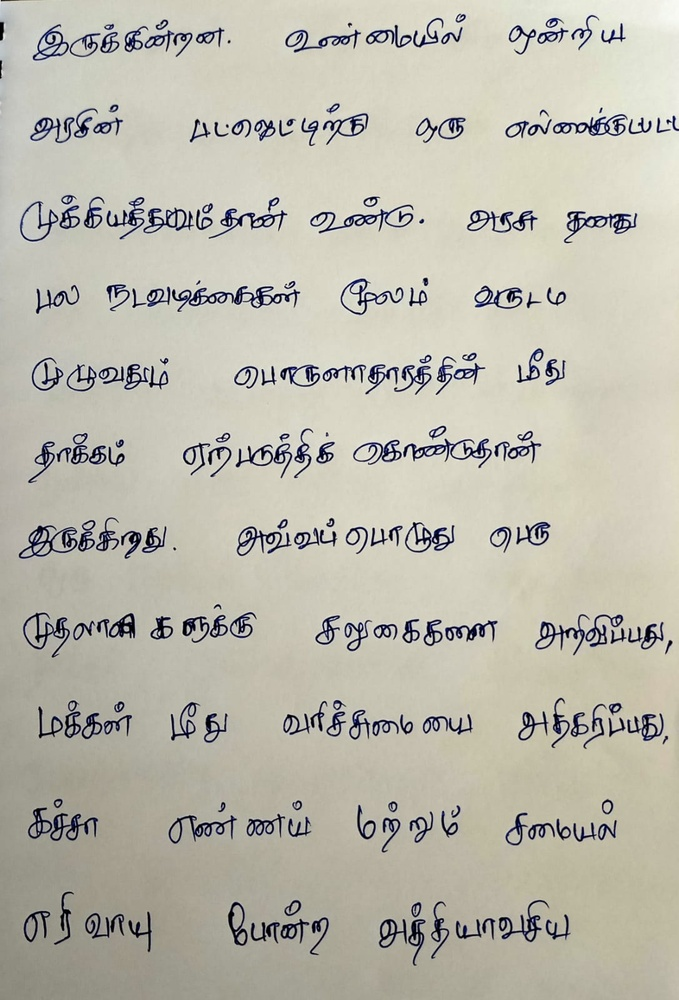
#> input picture input/i1.jpeg, 679 x 1000 px, shrunk from 1087 x 1600 before the run, found by its file name; its folder holds only this picture in this run
$ python preprocessing_with_display.py
#> lines starting #> are read from the running program, lines starting #| are printed output that depends on the picture; after the words box and inside, x2 and y2 are one past the last pixel; in counts of white or black regions, pixels touching at a corner belong together
# Python 3
# packages
from PIL import Image, ImageEnhance
import os
import cv2

in_path = os.getcwd() + "/input"

if os.path.exists(in_path):
    in_list = os.listdir(in_path)
    if len(in_list) == 0:
        print("Note: Please add some image files for preprocessing")
    else:
        os.makedirs(os.getcwd() + '/preprocessed/', exist_ok=True)
        # output directory creation
        os.makedirs(os.getcwd() + '/cropped/', exist_ok=True)
        for img in in_list:
            with Image.open(os.getcwd() + "/input/" + img) as im:
#> im is the input picture: PIL image 679x1000 RGB; mean R, G, B 188.6, 186, 173.3
                print("[+] Preprocessing started...")
                # convert into grayscale
                grayscaleImg = im.convert("L")

                # image contrast enhancer
                enhancer = ImageEnhance.Contrast(grayscaleImg)

                factor = 1.5  # increase contrast
                contrastImg = enhancer.enhance(factor)
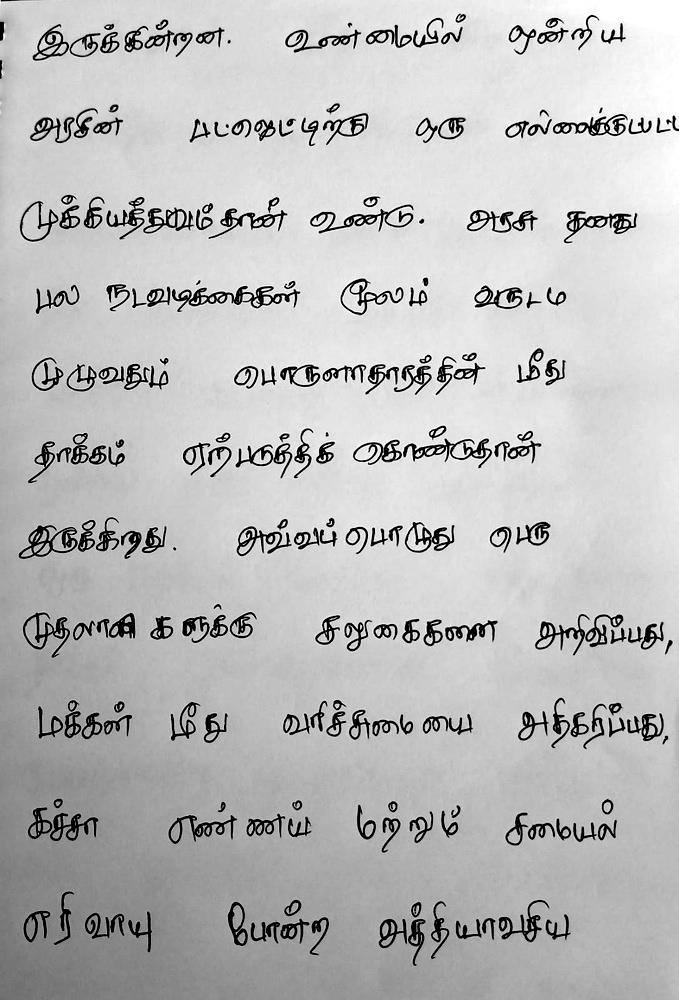
#> contrastImg: PIL image 679x1000 L; min 0, max 255, mean 187.6

                # image brightness enhancer
                enhancer = ImageEnhance.Brightness(contrastImg)

                factor = 2  # increase Brightness
                im_output = enhancer.enhance(factor)
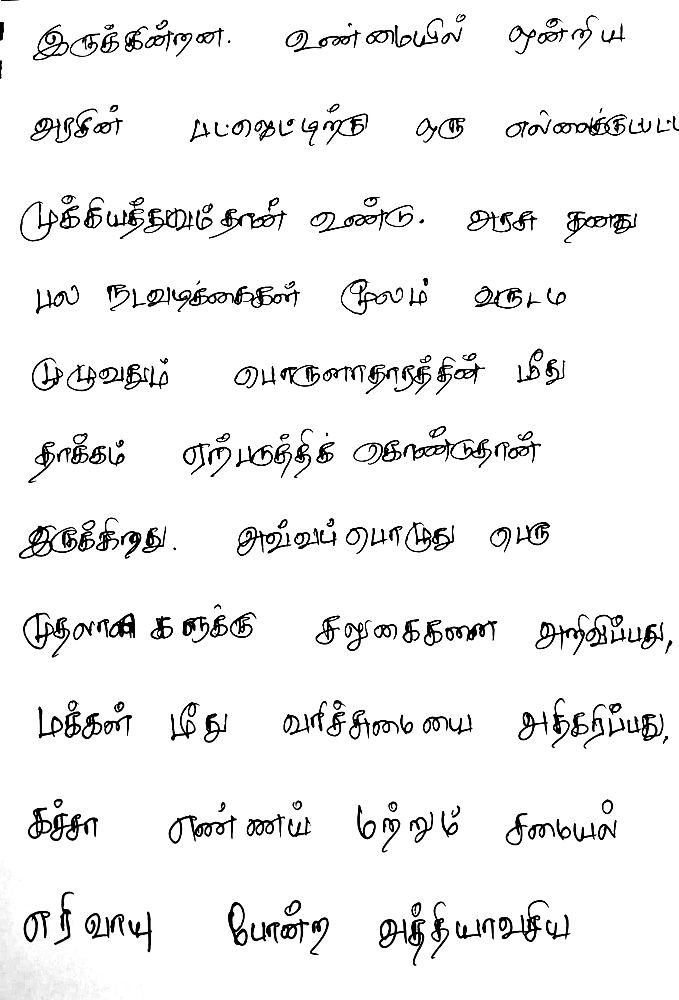
#> im_output: PIL image 679x1000 L; min 0, max 255, mean 240.7

                # Save the processed image
                im_output.save(os.getcwd() + '/preprocessed/' + img)
                print("[+] Preprocessing completed")

                # Display the preprocessed image
                preprocessed_image = Image.open(os.getcwd() + '/preprocessed/' + img)
                preprocessed_image.show()

                im_ap = cv2.imread(os.getcwd() + '/preprocessed/' + img)
#> im_ap: shape (1000, 679, 3); min 0, max 255, mean 240.3

                # Convert to grayscale
                gray = cv2.cvtColor(im_ap, cv2.COLOR_BGR2GRAY)

                # Apply binary thresholding
                ret, thresh = cv2.threshold(
                    gray, 0, 255, cv2.THRESH_OTSU | cv2.THRESH_BINARY_INV)
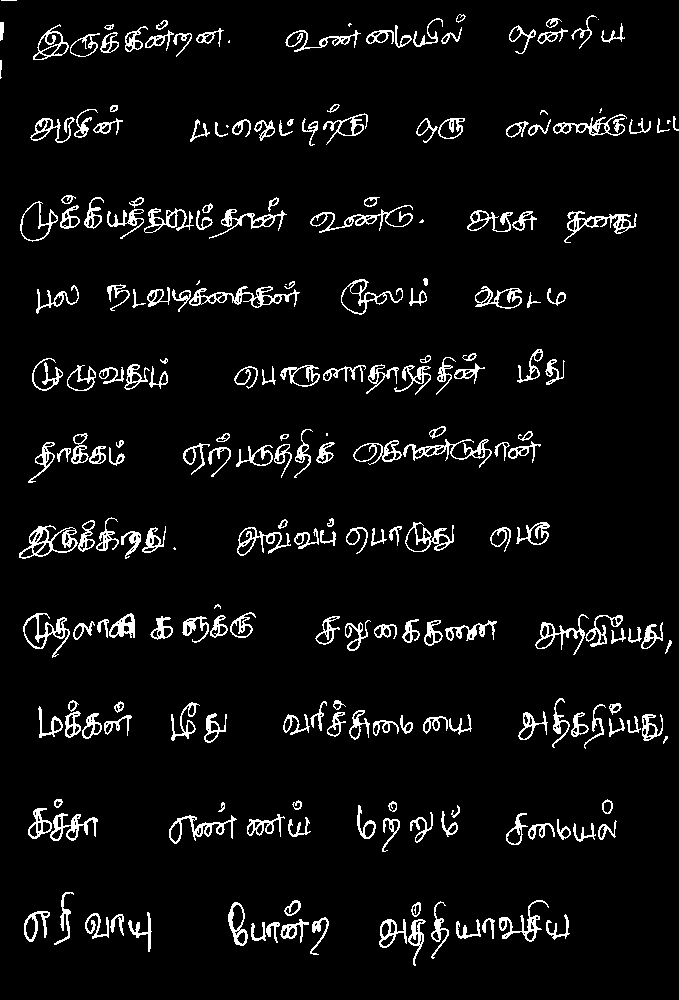
#> thresh: shape (1000, 679); 5.7% white in thin lines or dots
#> ret = 137

                # Choosing the right kernel
                rect_kernel = cv2.getStructuringElement(cv2.MORPH_RECT, (15, 5))
                dilation = cv2.dilate(thresh, rect_kernel, iterations=10)
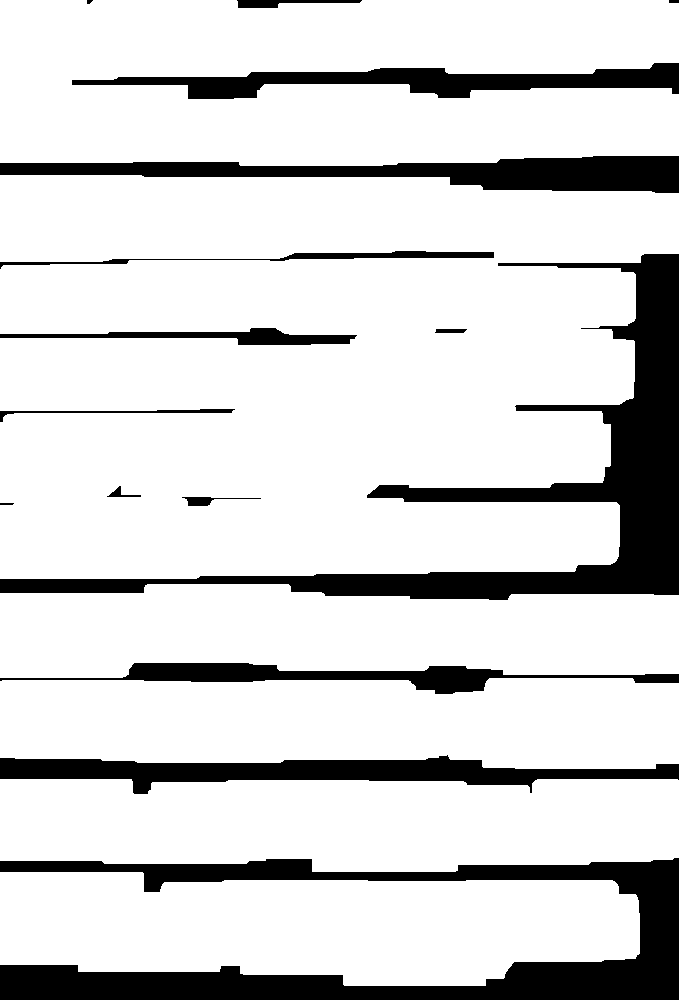
#> dilation: shape (1000, 679); 83.1% white; 16 black regions (1 under 20 px)

                # Finding contours
                contours, hierarchy = cv2.findContours(
                    dilation, cv2.RETR_EXTERNAL, cv2.CHAIN_APPROX_NONE)
#> contours = 6 contours; box (x1, y1, x2, y2) and area: (0, 175, 679, 579) 236794, (0, 0, 679, 166) 98357, (0, 872, 640, 986) 58890, (0, 779, 679, 872) 56140, (0, 678, 679, 769) 54598, (0, 584, 679, 678) 52656

                im_mark = im_ap.copy()
                for cnt in contours:
                    x, y, w, h = cv2.boundingRect(cnt)
                    cv2.rectangle(im_mark, (x, y), (x + w, y + h), (0, 255, 0), 2)
#> this loop made 6 passes
#> (y, w, h) on passes 1 to 6: (872, 640, 114), (779, 679, 93), (678, 679, 91), (584, 679, 94), (175, 679, 404), (0, 679, 166)
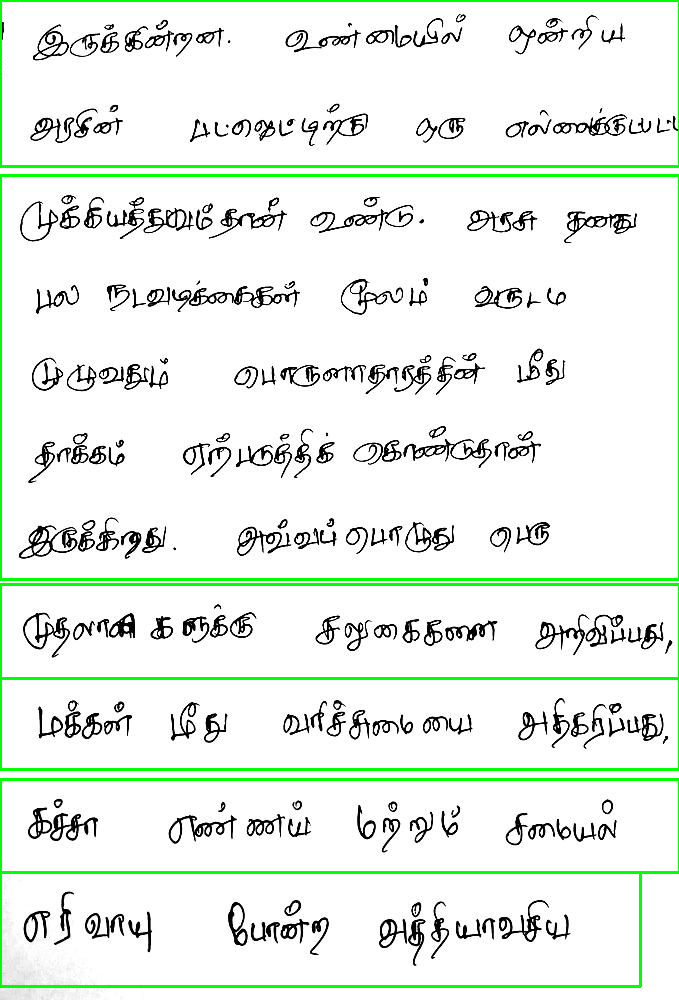
#> im_mark: shape (1000, 679, 3); mean B, G, R 231.8, 240.3, 231.8

                print("[+] Image Cropping started...")
                img = img.split(".")
                for i, contour in enumerate(contours):
                    x, y, w, h = cv2.boundingRect(contour)
#> y = 872; w = 640; h = 114
                    roi = im_mark[y:y+h, x:x+w]
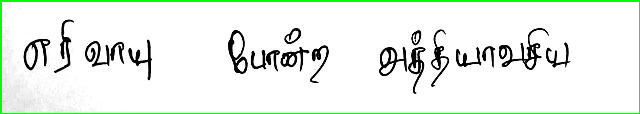
#> roi: shape (114, 640, 3); mean B, G, R 232.2, 240, 232.2
                    cropped_image_path = './cropped/' + img[0] + '_' + str(i) + '.jpeg'
#> cropped_image_path = './cropped/i1_0.jpeg'
                    cv2.imwrite(cropped_image_path, roi)

                    # Open and display with PIL
                    cropped_pil_image = Image.open(cropped_image_path)
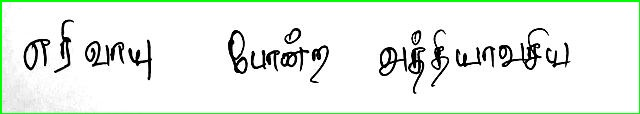
#> cropped_pil_image: PIL image 640x114 RGB; mean R, G, B 232.1, 239.2, 232.1
                    cropped_pil_image.show()

                print("[+] Image Cropping completed")
else:
    print("Note: Please create the input directories with image files")

$ run again, on input/i4.jpg
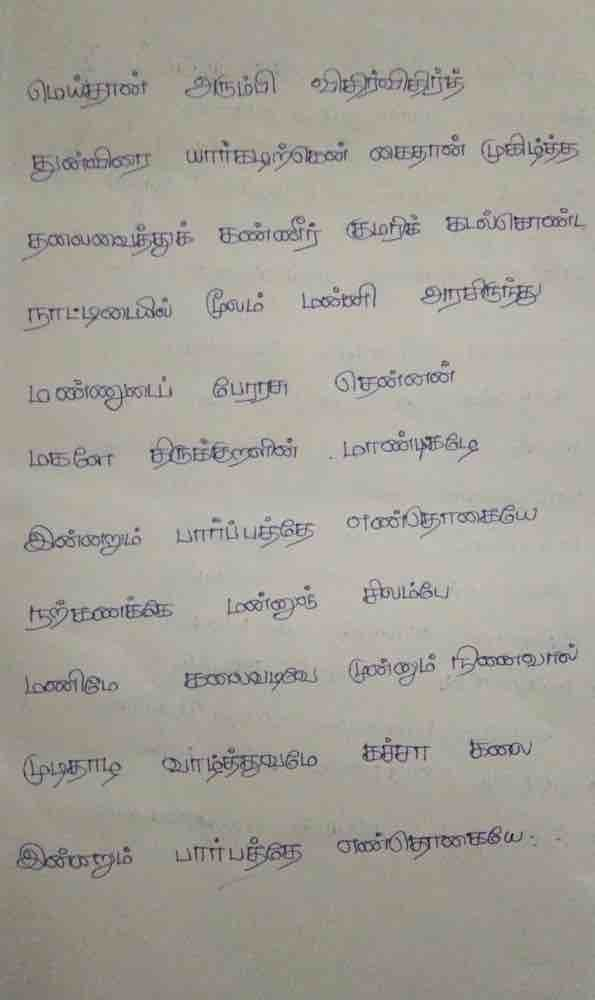
#> input picture input/i4.jpg, 595 x 1000 px, found by its file name
#> im is the input picture: PIL image 595x1000 RGB; mean R, G, B 164.8, 161.1, 153.2
#> thresh: shape (1000, 595); 3.3% white in thin lines or dots
#> ret = 194
#> dilation: shape (1000, 595); 72.5% white; 17 black regions (1 under 20 px)
#> contours = 7 contours; box (x1, y1, x2, y2) and area: (0, 485, 595, 715) 113149, (0, 188, 595, 351) 80254, (0, 48, 595, 201) 78632, (0, 341, 548, 487) 68532, (0, 806, 595, 899) 42184, (0, 717, 595, 808) 40540, (0, 942, 102, 1000) 5625
#> the loop `for cnt in contours:` made 7 passes
#> (y, w, h) on passes 1 to 7: (942, 102, 58), (806, 595, 93), (717, 595, 91), (485, 595, 230), (341, 548, 146), (188, 595, 163), (48, 595, 153)
#> after the loop `for cnt in contours:`:
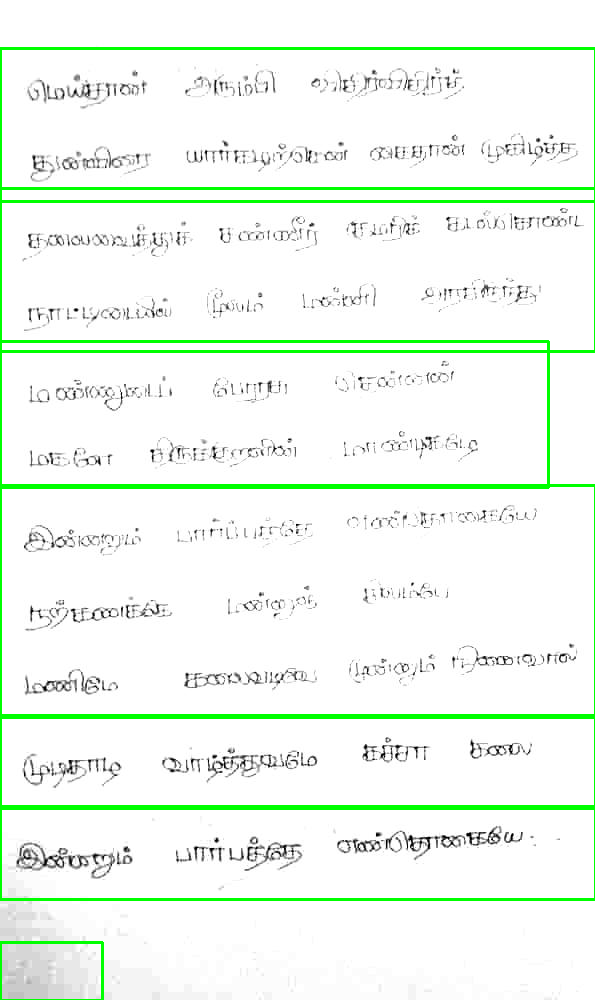
#> im_mark: shape (1000, 595, 3); mean B, G, R 239.6, 249.4, 239.6
#> `x, y, w, h = cv2.boundingRect(contour)`: y = 942; w = 102; h = 58
#> cropped_image_path = './cropped/i4_0.jpeg'
#> `cropped_pil_image = Image.open(cropped_image_path)`:
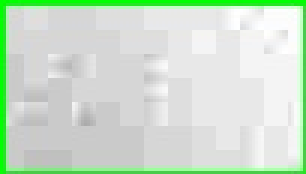
#> cropped_pil_image: PIL image 102x58 RGB (shown 3 times larger); mean R, G, B 203.8, 223.7, 204
